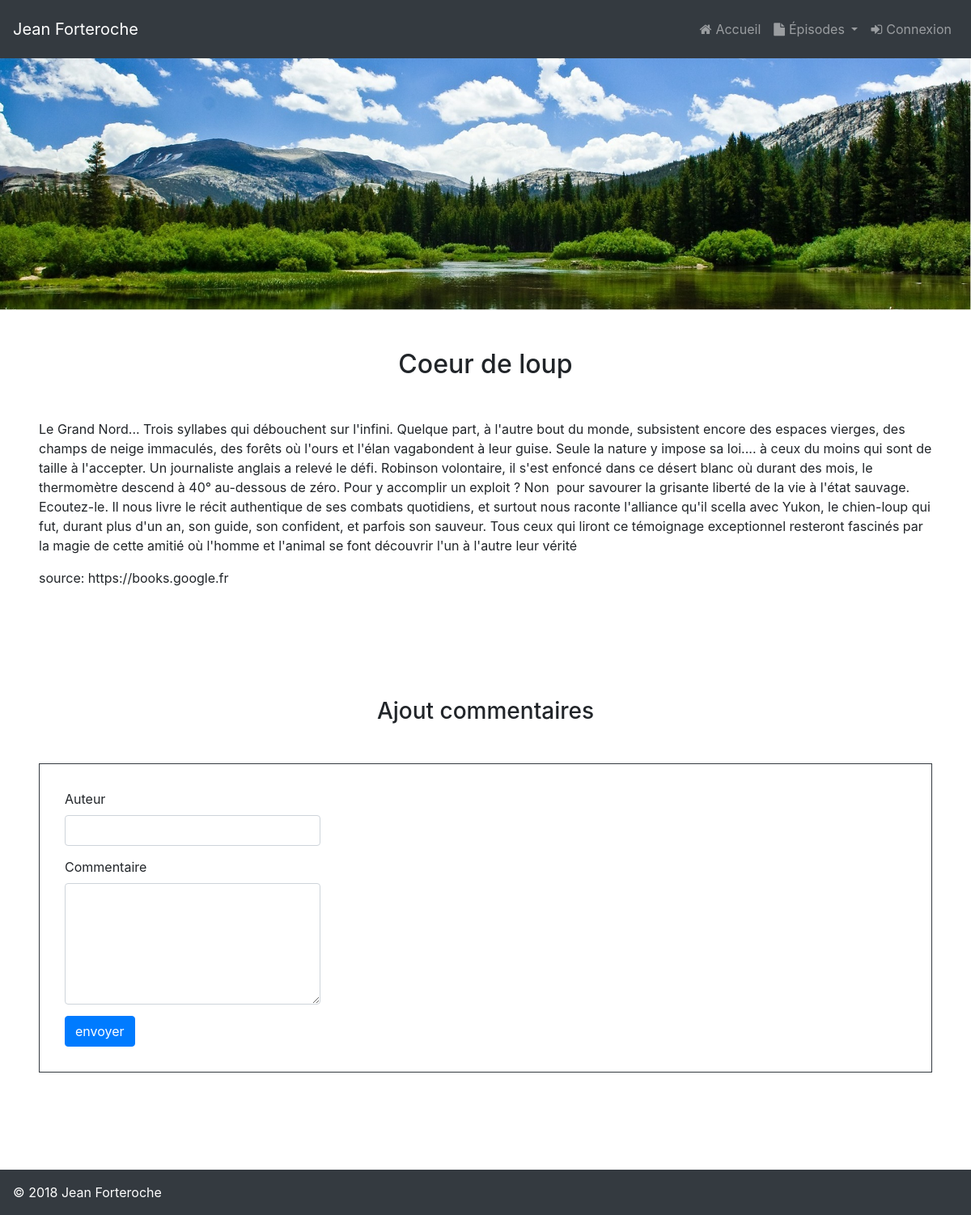
The app's page /index.php?action=post&id=3 with its own data.
### tables this page shows
CREATE TABLE `posts` (
  `id` int(11) NOT NULL,
  `title` varchar(255) NOT NULL,
  `content` text NOT NULL,
  `date_created` datetime NOT NULL
);

### controller/FrontendController.php (called while the page is built, shortened)
<?php
require_once('dao/PostDAO.php');
class FrontendController
{
    private $postDAO;
    public function __construct()
    {
        $this->postDAO = new PostDAO();
    }
    public function post()
    {
        $post = $this->postDAO->getPost($_GET['id']);
        $posts = $this->postDAO->getPosts();
        require('view/chapitre.php');
    }
}

### dao/PostDAO.php (called while the page is built, shortened)
<?php
require_once('model/Post.php');
class PostDAO extends BaseDAO
{
    public function getPosts()
    {
        $db = $this->dbConnect();
        $req = $db->query('SELECT *, DATE_FORMAT(date_created, \'%d/%m/%y\') as created_date FROM posts');
        $posts = [];
        while($post = $req->fetch()){
            array_push($posts, new Post($post['id'], $post['title'], $post['content'], $post['created_date']));
        }
        return $posts;
    }
    public function getPost($postId)
    {
        $db = $this->dbConnect();
        $req = $db->prepare('SELECT * FROM posts WHERE id = ?');
        $req->execute(array($postId));
        $post = $req->fetch();
        return new Post($post['id'], $post['title'], $post['content'], $post['date_created']);
    }
}

### model/Post.php (called while the page is built, shortened)
<?php
class Post
{
    private $id;
    private $title;
    private $content;
    public function __construct($id, $title, $content, $dateCreated)
    {
        $this->id = $id;
        $this->title = $title;
        $this->content = $content;
    }
    public function getId()
    {
        return $this->id;
    }
    public function getTitle()
    {
        return $this->title;
    }
    public function getContent()
    {
        return $this->content;
    }
}

### view/chapitre.php (the view, shortened to what this page needs)
<!DOCTYPE html>
<html lang="fr">
<head>
    <link rel='stylesheet' href='https://cdnjs.cloudflare.com/ajax/libs/font-awesome/4.7.0/css/font-awesome.min.css'/>
    <link rel='stylesheet' href='https://cdnjs.cloudflare.com/ajax/libs/twitter-bootstrap/4.0.0/css/bootstrap.min.css'/>
    <link rel="stylesheet" href="public/nav.css">
    <link rel="stylesheet" href="public/comment.css">
    <link rel="stylesheet" href="public/margin.css">
</head>
<body>
    <?php include('templates/nav.php');?>
    <?php include('templates/header.php');?>
    <div class="post m-1 p-2 m-md-4 p-md-4">
        <h2 class="text-center mb-5"> <?php echo htmlspecialchars($post->getTitle()); ?> </h2>
        <p> <?php echo $post->getContent(); ?> </p>
    </div>
    <div class="addComment m-1 p-2 m-md-4 p-md-4">
        <h3 class="text-center m-2 m-md-5">Ajout commentaires</h3>
        <form class="border border-dark p-4" action="index.php?action=addComment&amp;id=<?php echo $post->getId(); ?>" method="post">
            <div class="comment-input">
                <label for="author">Auteur</label><br />
                <input class="form-control" type="text" id="author" name="author"/>
            </div>
            <div class="comment-input ">
                <label for="comment">Commentaire</label><br />
                <textarea class="form-control comment-height" id="comment" name="comment"></textarea>
            </div>
            <div class="comment-input ">
                <input class="btn btn-primary" type="submit" value="envoyer"/>
            </div>
        </form>
    </div>
    <div class="comment m-1 p-2 m-md-4 p-md-4">
    </div>
    <?php include('templates/footer.php');?>
</body>
</html>

### public/comment.css (style rules this page uses)
.comment-input { width: 100%; max-width: 330px; padding: 7px; }
.comment-height { height: 150px; }

### records on screen
posts: title "Coeur de loup", content "Le Grand Nord... Trois syllabes qui débouchent sur l'infini. Quelque part, à l'autre bout du monde, subsistent encore des espaces vierges, des champs de neige immaculés, des forêts où l'ours et l'élan vagabondent à leur guise. Seule la nature y impose sa loi.... à ceux du moins qui sont de taille à l'accepter. Un journaliste anglais a relevé le défi. Robinson volontaire, il s'est enfoncé dans ce désert blanc où durant des mois, le thermomètre descend à 40° au-dessous de zéro. Pour y accomplir un exploit ? Non pour savourer la grisante liberté de la vie à l'état sauvage. Ecoutez-le. Il nous livre le récit authentique de ses combats quotidiens, et surtout nous raconte l'alliance qu'il scella…"
